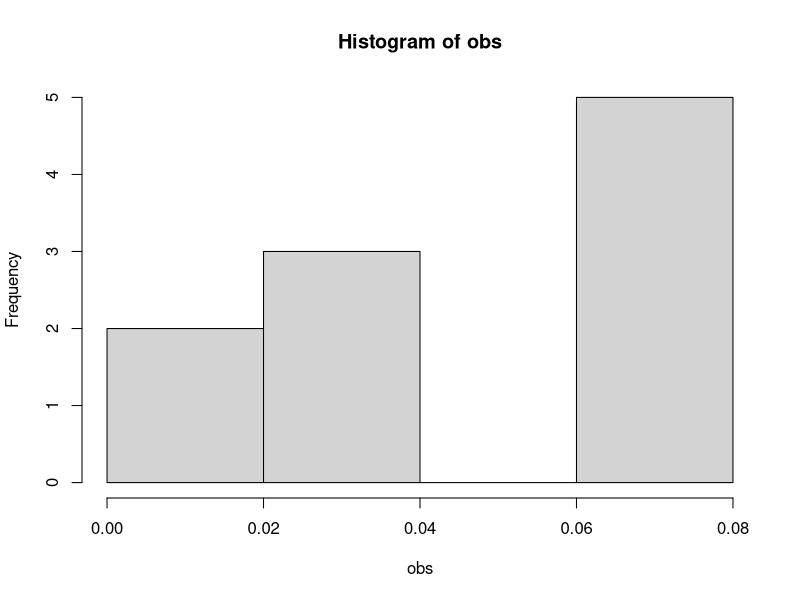

Write R code to recreate this figure.
# My goal is to create a general EM solver
# That can accept the complete log-likelihood (that is simulated partially
# by sampling the missing values, so Monte Carlo E-Step),
# Use numerical solving techniques for the M-Step,
# And bootstrapping for the variance estimation step.

# After some thought, I decided that my goal for Givens's and Hoeting's book
# should be to make generic solvers and leave plenty of room for code optimization
# and efficiency because I don't have strong use cases for these algorithms yet.
# This approach is the simplest way to demonstrate basic understanding of the
# fundamentals of the algorithms and not bog myself down.

neg_log_lik = function(n, lambda, y_vec){
  out = -1*(n*log(lambda) - lambda*sum(y_vec))
  return(out)
}

# Simulation Hyperparameters (user-defined)
n = 10
lambda = 15
i_itr = 50 # EM iterations.
j_itr = 5
boot_itr = 100

# Data generating function.
complete_data = rexp(n, rate=lambda) # complete data
c = max(complete_data)*runif(n, 0.5, 0.6) # censoring times
delta = ifelse(complete_data <= c, 1, 0) # was data censored?
obs = pmin(complete_data, c)
hist(obs)
full_data = cbind(complete_data, c, obs, delta)

# Generate observed data (what we would see in the experiment)
obs_data = full_data[, c(3, 4)]










# Grab the observed values where we are censored.
censored_values = obs_data[delta == 0, c(1)]
measured_values = obs_data[delta == 1, c(1)]

num_cen = length(censored_values)







# Simulate the censored values. We know from properties of the exponential
# distribution that the missing values will have an Exp(lambda_guess) + c_i
# distribution, owing to the memory-less property of that distribution.
# So we can forget about the past, simulate using the guess for the rate that
# we have, and just add the censoring time back to get what the value should've
# been.
lambdas = c()
lambda_init = 1 / mean(obs_data[delta == 1, c(1)]) # Make a good first guess for lambda.
lambdas = c(lambda_init)
lambda_itr = lambda_init

for (i in 1:i_itr){
  ys = matrix(
    nrow=n,
    ncol=j_itr
  )
  
  # E-Step: Achieved with Monte Carlo. Note this approach is easy because we
  # are assuming independent draws. Dependent draws sounds hard, but I've got
  # a paper I want to read for that.
  for (j in 1:j_itr){
    z = rexp(num_cen, lambda_itr) + censored_values
    y = c(z, obs_data[delta == 1, c(1)])
    ys[,j] = y
  }
  
  # Calculate the approximated Q function here.
  Q_hat = function(n, lambda, j_itr, ys){
    out = -1*(n*log(lambda) - lambda * sum(colSums(ys/j_itr)))
    return(out)
  }
  
  lambda_itr = optim(lambda_itr, Q_hat, n=n, j_itr=j_itr, ys=ys, method="BFGS", control = list(ndeps = 1e-4))$par
  
  lambdas = c(lambdas, lambda_itr)
}

lambda_final = lambdas[length(lambdas)]

# Now, bootstrap the variance estimates. Start lambda around 2.5.
var_lambdas = c()
var_lambdas_boot = c()
var_lambda_init = lambda_final
var_lambdas = c(var_lambdas, var_lambda_init)
var_lambda_itr = var_lambda_init
# Begin the bootstrap.
for (i in 1:boot_itr){
  print(i)
  # Create the bootstrapped dataset.
  boot_meas = sample(measured_values, length(measured_values), replace=T)
  
  # With the bootstrapped dataset, just do what we did above, MC E-Step followed by NO M-Step.
  for (i in 1:i_itr){
    ys = matrix(
      nrow=n,
      ncol=j_itr
    )
    
    # E-Step: Achieved with Monte Carlo. Note this approach is easy because we
    # are assuming independent draws. Dependent draws sounds hard, but I've got
    # a paper I want to read for that.
    for (j in 1:j_itr){
      z = rexp(num_cen, var_lambda_itr) + censored_values
      y = c(z, obs_data[delta == 1, c(1)])
      ys[,j] = y
    }
    
    # Calculate the approximated Q function here.
    Q_hat = function(n, lambda, j_itr, ys){
      out = -1*(n*log(lambda) - lambda * sum(colSums(ys/j_itr)))
      return(out)
    }
    
    var_lambda_itr = optim(var_lambda_itr, Q_hat, n=n, j_itr=j_itr, ys=ys, method="BFGS", control = list(ndeps = 1e-4))$par
    
    var_lambdas = c(var_lambdas, var_lambda_itr)
  }
  
  var_lambda_final = var_lambdas[length(var_lambdas)]
  var_lambdas_boot = c(var_lambdas_boot, var_lambda_final)
}

# Report the estimated lambda and its associated standard error
print(lambda_final) # [1] 1.933969
print(sqrt(var(var_lambdas_boot))) # [1] 0.01286418






